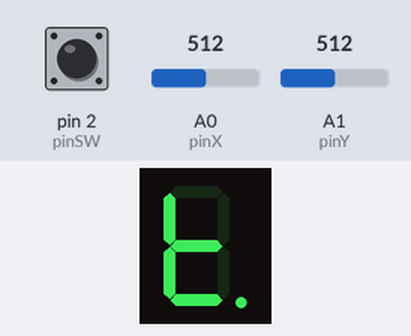
Bench run of a sketch on a simulated Arduino Uno, built with avr-gcc and run on an emulated ATmega328P. On the bench: 1-digit seven-segment display. Wiring (inferred from the names in the program): 1-digit 7-segment display, segments lit when LOW: segments pin 4, pin 5, pin 6, pin 7, pin 8, pin 9, pin 10, pin 11. Inputs (shaded band) come from the test bench; at power-on: A0 (pinX) = 512, pin 2 (pinSW) HIGH, A1 (pinY) = 512. The segment pins are drawn as the display they are named for.

Above: at 0.9 s.
1.3 s: A0 (pinX) set to 340
At 1.8 s:
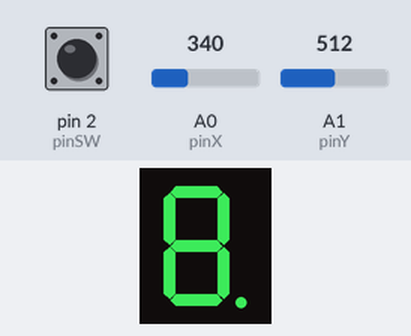
At 2.9 s:
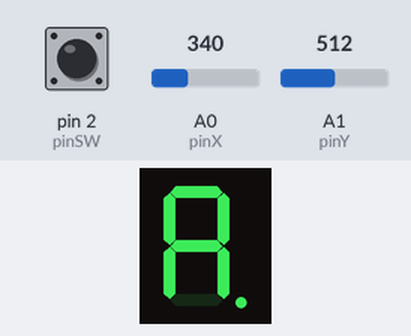
4.3 s: pin 2 (pinSW) pulled LOW for 0.5 s
Timing chart, 0 to 7.3 s (numbered marks = the images above; inputs shaded):
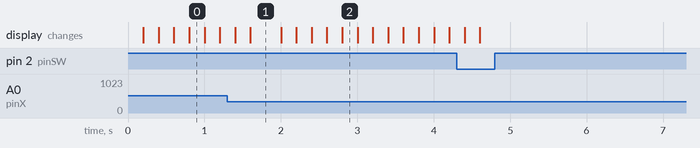

Measured:
- after the input at 1.3 s, the display: first differs from a run without the input after 0.30 s (image 1)
- what the display in image 1 shows lasts 0.4 s, from 1.6 s to 2.0 s

The sketch:

Homework_3.ino
```cpp
const int pinSW = 2; // digital pin connected to switch output
const int pinX = A0; // A0 - analog pin connected to X output
const int pinY = A1; // A1 - analog pin connected to Y output

// declare all the segments pins
const int pinA = 4;
const int pinB = 5;
const int pinC = 6;
const int pinD = 7;
const int pinE = 8;
const int pinF = 9;
const int pinG = 10;
const int pinDP = 11;

const int segSize = 8;
int index = 0;

// modify if you have common anode
bool commonAnode = false;

#define firstState 1
#define secondState 2

byte state = firstState;
byte buttonState = HIGH;

byte swState = LOW;
byte sw2State = LOW;

byte lastSwState = LOW;
int xValue = 0;
int yValue = 0;

bool joyMoved = false;
int minThreshold = 350;
int maxThreshold = 650;
unsigned long int previousTime;
int inputDelay = 500;

unsigned int lastDebounceTime = 0;
unsigned int debounceDelay = 50;
unsigned int resetTimer = 3000;

int segments[segSize] = {
  pinA, pinB, pinC, pinD, pinE, pinF, pinG, pinDP
};

int defaultSegment = pinDP;
int currentSegment = pinDP;

byte digitMatrix[segSize][segSize] = {
// a  b  c  d  e  f  g dp
  {1, 0, 0, 0, 0, 0, 0, 0}, // a
  {0, 1, 0, 0, 0, 0, 0, 0}, // b
  {0, 0, 1, 0, 0, 0, 0, 0}, // c
  {0, 0, 0, 1, 0, 0, 0, 0}, // d
  {0, 0, 0, 0, 1, 0, 0, 0}, // e
  {0, 0, 0, 0, 0, 1, 0, 0}, // f
  {0, 0, 0, 0, 0, 0, 1, 0}, // g
  {0, 0, 0, 0, 0, 0, 0, 1}, // dp
};

byte digitBlank[segSize][segSize] = {
// a  b  c  d  e  f  g dp
  {0, 0, 0, 0, 0, 0, 0, 0}, // a
  {0, 0, 0, 0, 0, 0, 0, 0}, // b
  {0, 0, 0, 0, 0, 0, 0, 0}, // c
  {0, 0, 0, 0, 0, 0, 0, 0}, // d
  {0, 0, 0, 0, 0, 0, 0, 0}, // e
  {0, 0, 0, 0, 0, 0, 0, 0}, // f
  {0, 0, 0, 0, 0, 0, 0, 0}, // g
  {0, 0, 0, 0, 0, 0, 0, 0}, // dp
};

int nextState[segSize][4] = {
//UP,DOWN,LEFT,RIGHT
  {-1, 6, 5, 1},  //a
  {0, 6, 5, -1},  //b
  {6, 3, 4, 7},  //c
  {6, -1, 4, 2},   //d
  {6, 3, -1, 2},  //e
  {0, 6, -1, 1},  //f
  {0, 3, -1, -1}, //g
  {-1, -1, 2, -1} //dp
};

void setup() {
  // initialize all the pins
  for (int i = 0; i < segSize; i++) {
    pinMode(segments[i], OUTPUT);
  }
  pinMode(pinSW, INPUT_PULLUP);
  if (commonAnode == true) {
    buttonState = !buttonState;
  }
}

void loop() {
  // TODO: use joystick movement to cycle through the numbers from 0 to 9, with a state changer (aka if you move the joystick, only one increment should happen. The next change should be after the joystick went back to

 if(state == firstState){

    xValue = analogRead(pinX);
    yValue = analogRead(pinY);

    swState = digitalRead(pinSW);

    if (swState == LOW){
      state = secondState;
    }

    if((minThreshold <= xValue && xValue <= maxThreshold) || (minThreshold <= yValue && yValue <= maxThreshold)){
      joyMoved = false;
    }

    if(xValue > maxThreshold && joyMoved == false){
      if (nextState[currentSegment][0] != -1){
        currentSegment = nextState[currentSegment][0];
      };
      joyMoved = true;
    }

    if(xValue < minThreshold && joyMoved == false){
      if(nextState[currentSegment][1] != -1){
        currentSegment = nextState[currentSegment][1];
      }
      joyMoved = true;
    }

    if(yValue < minThreshold && joyMoved == false){
      if(nextState[currentSegment][2] != -1){
        currentSegment = nextState[currentSegment][2];
      }
      joyMoved = true;
    }

    if(yValue > maxThreshold && joyMoved == false){
      if(nextState[currentSegment][3] != -1){
        currentSegment = nextState[currentSegment][3];
      }
      joyMoved = true;
    }

    displaySegment(currentSegment);

 }else if(state == secondState){
    xValue = analogRead(pinX);

    sw2State = digitalRead(pinSW);


    if(minThreshold <= xValue && xValue <= maxThreshold){
      joyMoved = false;
    }

    if(xValue < minThreshold && joyMoved == false){;
      displayToggle(currentSegment);
      currentSegment = defaultSegment;
      joyMoved = true;
    }

    if(xValue > maxThreshold && joyMoved == false){
      digitBlank[currentSegment][currentSegment] = 1;
      displayToggle(currentSegment);
      currentSegment = defaultSegment;
      joyMoved = true;
            state = firstState;
    }

  }


}
void displaySegment(int currentSegment) {

    for (int i=0; i<segSize; i++) {
      digitalWrite(segments[i],digitMatrix[currentSegment][i]);
    }
    delay(200);

      for (int i=0; i<segSize; i++) {
      digitalWrite(segments[i],digitBlank[currentSegment][i]);
    }
    delay(200);

}

void displayToggle(int currentSegment){
      for (int i=0; i<segSize; i++) {
        digitMatrix[i][currentSegment] = 1;
        digitBlank[i][currentSegment] = 1;
        digitalWrite(segments[i],digitBlank[currentSegment][i]);
      }
}

void restart(){
  for(int i = 0; i <segSize; i++){
    for(int j = 0; j <segSize; i++){
      digitBlank[i][j] = 0;
    }
  }
}
```
